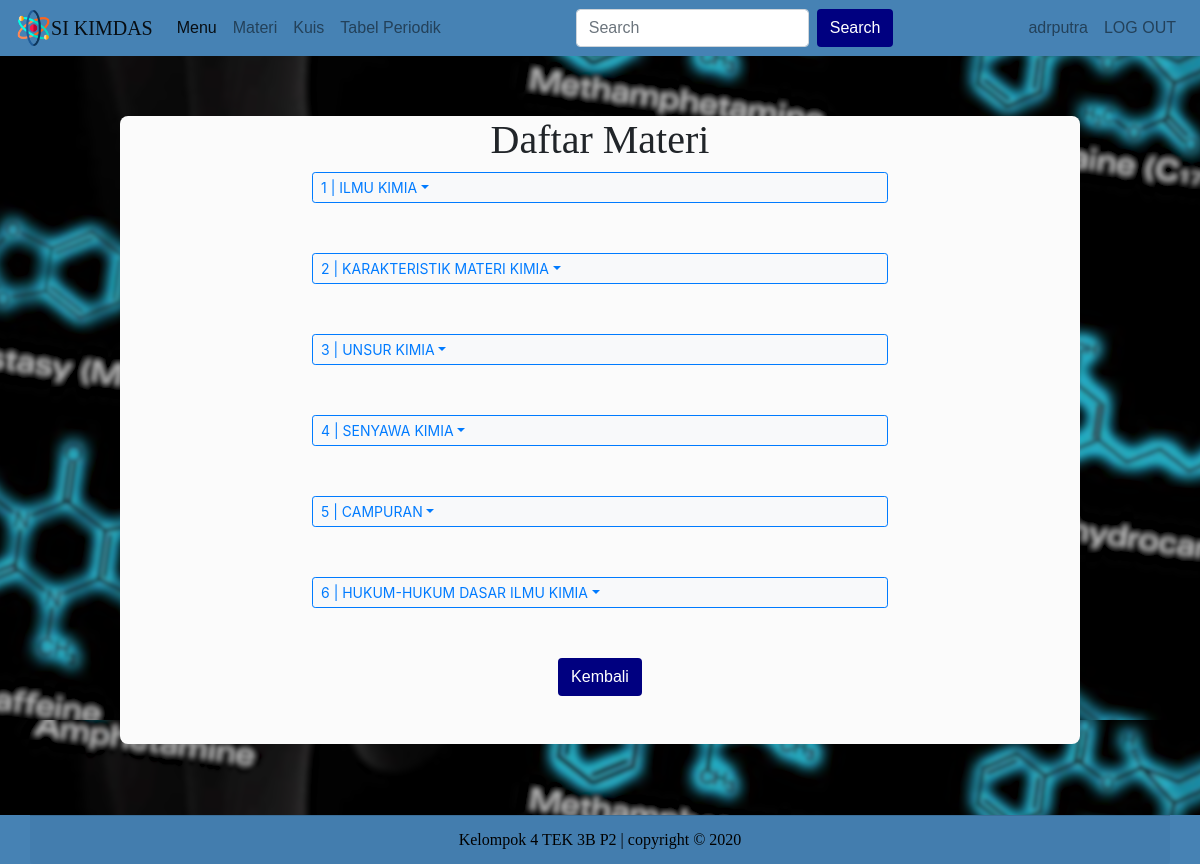
The page /Daftar_Materi.php (signed in) on the database its author committed.
### tables this page shows
CREATE TABLE `materi` (
  `kode_materi` varchar(3) NOT NULL,
  `nama_materi` text NOT NULL,
  `gbr_materi` blob DEFAULT NULL
);

### Daftar_Materi.php (the view, shortened to what this page needs)
<!doctype html>
<html lang="en">
<head>
    <link rel="stylesheet" href="https://cdn.jsdelivr.net/npm/bootstrap@4.5.3/dist/css/bootstrap.min.css">
    <link rel="stylesheet" href="https://stackpath.bootstrapcdn.com/font-awesome/4.7.0/css/font-awesome.min.css">
    <link rel="stylesheet" href="https://maxcdn.bootstrapcdn.com/font-awesome/4.5.0/css/font-awesome.min.css" />
    <?php include "auth.php";?>
</head>
<body background = "assets/img/bg1.png">
  <nav class="navbar navbar-expand-lg navbar-light" style="background-color : #4682B4">
  	<img style="width: 3%; color:white;" src="assets/img/atom.png">
  <a class="navbar-brand" href="Menu.php" style="font-family:impact;">SI KIMDAS</a>
  <div class="collapse navbar-collapse" id="navbarTogglerDemo02" style="font-family:arial;">
    <ul class="navbar-nav mr-auto mt-2 mt-lg-0">
      <li class="nav-item active">
        <a class="nav-link" href="Menu.php">Menu<span class="sr-only">(current)</span></a>
      </li>
      <li class="nav-item">
        <a class="nav-link" href="Daftar_Materi.php">Materi</a>
      </li>
      <li class="nav-item">
        <a class="nav-link" href="Daftar_Kuis.php">Kuis</a>
      </li>
      <li class="nav-item">
        <a class="nav-link" href="Tabel_Periodik.php">Tabel Periodik</a>
      </li>
    </ul>
    <form class="form-inline my-2 my-lg-0">
      <input class="form-control mr-sm-2" type="search" placeholder="Search">
      <button class="btn my-2 my-sm-0" type="submit" style="background-color : navy; color : white;">Search</button>
    </form>
      <div class="navbar-nav ml-auto">
        <a class="nav-link" href="Kelola_Profil.php" tabindex="-1" aria-disabled="true"><?php echo $_SESSION['user']?></a>
      </div>
      <div class="navbar-nav">
        <a class="nav-link" href="logout.php" tabindex="-1" aria-disabled="true">LOG OUT</a>
      </div>
  </div>
</nav>
  <div class="content">
    <h1 class="judul">Daftar Materi</h1>
    <?php
        $no=1;
        $namaMateri=mysqli_query($kon,"SELECT * FROM materi ORDER BY kode_materi ASC");
        while($dataMateri=mysqli_fetch_assoc($namaMateri))
        {
          echo "<div class=\"dropdown tombol m-50\">";
          echo "<button class=\"btn btn-light btn-outline-primary dropdown-toggle btn-sm btn-block\" style=\"text-align:justify; margin-bottom:3%;\" type=\"button\" id=\"dropdownMenuButton\" data-toggle=\"dropdown\" aria-haspopup=\"true\" aria-expanded=\"false\">";
          echo $no++." | ".$dataMateri['nama_materi'];
          echo "</button>";
          echo "</div>";
        }
      ?>
  <center><form action="Menu.php"><button class="btn my-2 my-sm-0" type="submit" style="background-color : navy; color : white;font-family:arial;">Kembali</button></form></center>
  <br></br>
  </div>
<div class="footer text-center text-black" style="font-family:impact;">
        <div class=" card-footer container">
        Kelompok 4 TEK 3B P2 | copyright &copy; 2020
        </div>
    </div>
  </body>
</html>

### Daftar_Materi.php (style rules this page uses)
div.footer { position:fixed; left: 0; bottom: 0; width: 100%; background-color: #4682B4; color: black; text-align: center; }
.judul { font-family: impact; }
.content { background: #fbfbfb; border-radius: 8px; margin-bottom:10%; margin-top:5%; margin-left:10%; margin-right:10%; }
.judul { text-align: center; font-family: impact; }
.tombol { width:60%; margin-left:20% }
.m-50 { margin-bottom:50px; }

### rows shown on the page
materi: nama_materi "ILMU KIMIA"
materi: nama_materi "KARAKTERISTIK MATERI KIMIA"
materi: nama_materi "UNSUR KIMIA"
materi: nama_materi "SENYAWA KIMIA"
materi: nama_materi "CAMPURAN"
materi: nama_materi "HUKUM-HUKUM DASAR ILMU KIMIA"

### other values the page prints
$_SESSION['user'] "adrputra"
